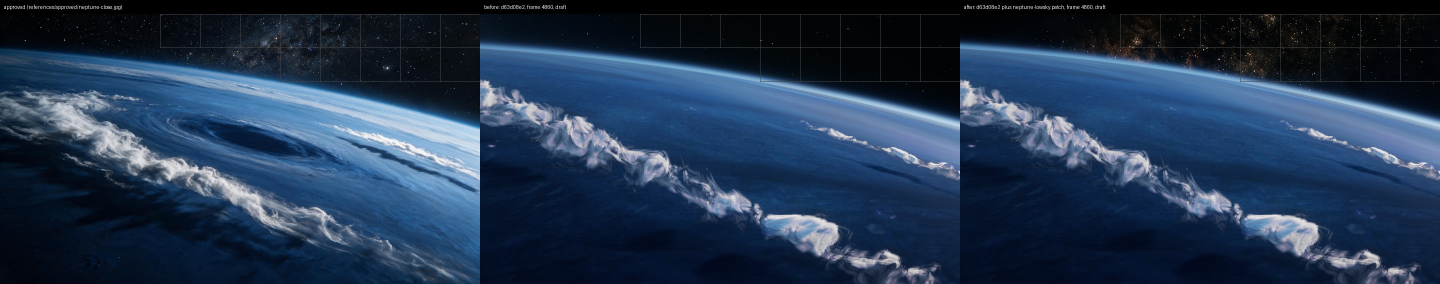
#> input picture assets-src/flightsky/neptune-4860-lowsky.jpg, 2880 x 568 px (shown at 1/2 size)
$ python -i make.py   (imports and definitions only)
#> lines starting #> are read from the running program, lines starting #| are printed output that depends on the picture
#> further down, picture is the input picture: shape (568, 2880, 3); mean B, G, R 80.7, 55.1, 35.4
import argparse, json, struct, sys, time
from pathlib import Path
import cv2
import numpy as np
from PIL import Image

ROOT = Path(__file__).resolve().parents[2]
P = argparse.ArgumentParser()
# [13 lines not run here, left out]
# [1 line that did not run here, left out]
# [1 line that did not run here, left out]
W3 = np.array([0.2, 0.5, 0.3], np.float32)


def dec(x):
    return np.where(x <= 0.04045, x / 12.92, ((x + 0.055) / 1.055) ** 2.4).astype(np.float32)


def enc(x):
    x = np.clip(x, 0, 1)
    return np.where(x <= 0.0031308, x * 12.92, 1.055 * x ** (1 / 2.4) - 0.055).astype(np.float32)


# [5 lines left out: function invfilmic, not called in this run]


def filmic(x):
    x = np.maximum(x, 0)
    return np.clip(x * (2.51 * x + 0.03) / (x * (2.43 * x + 0.59) + 0.14), 0, 1).astype(np.float32)


def starless(im):
    m13 = cv2.medianBlur(im, 13)
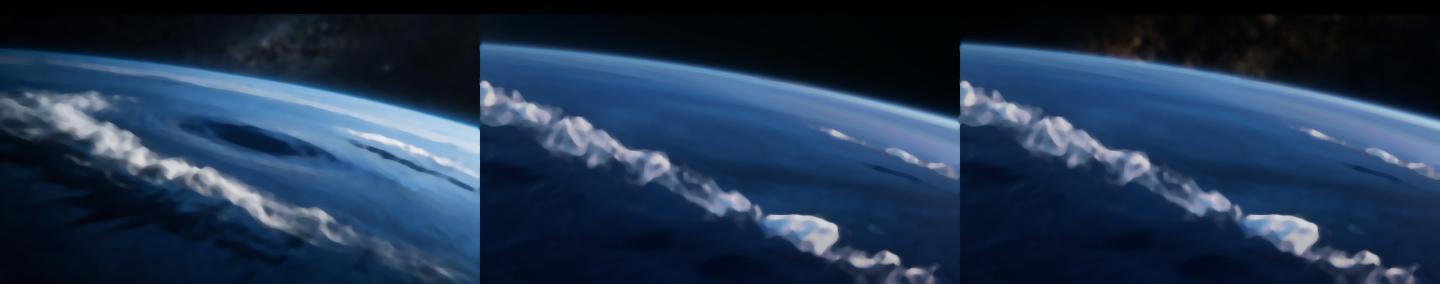
#> m13: shape (568, 2880, 3) (shown at 1/2 size); mean B, G, R 79.7, 53.9, 34.1
    m31 = cv2.medianBlur(im, 31)
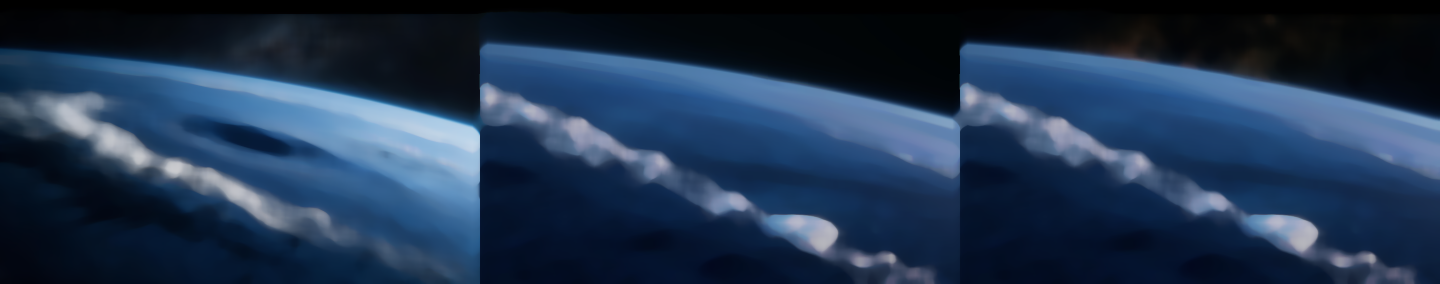
#> m31: shape (568, 2880, 3) (shown at 1/2 size); mean B, G, R 79, 52.8, 32.6
    d = (im.astype(np.int16) - m13).max(axis=2)
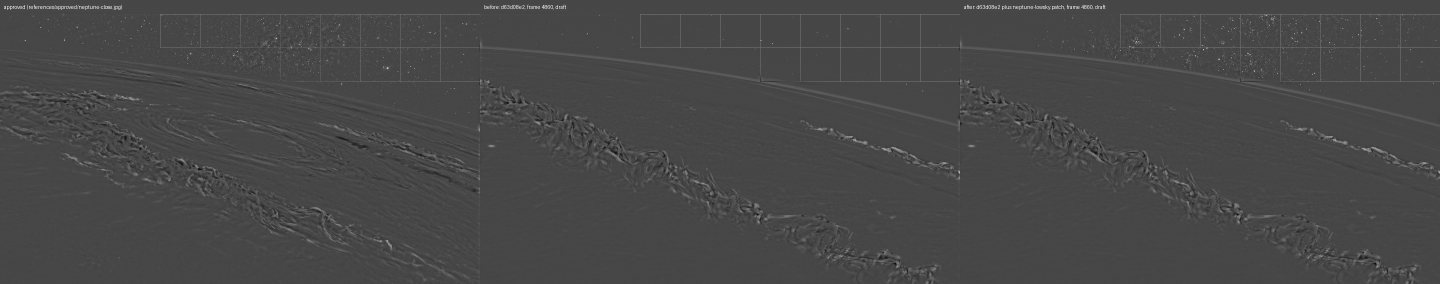
#> d: shape (568, 2880) int16 (shown at 1/2 size); min -92, max 242, mean 2.2; drawn with min black and max white
    big = np.clip(cv2.GaussianBlur((d > 40).astype(np.float32), (0, 0), 5) * 30, 0, 1)[..., None]
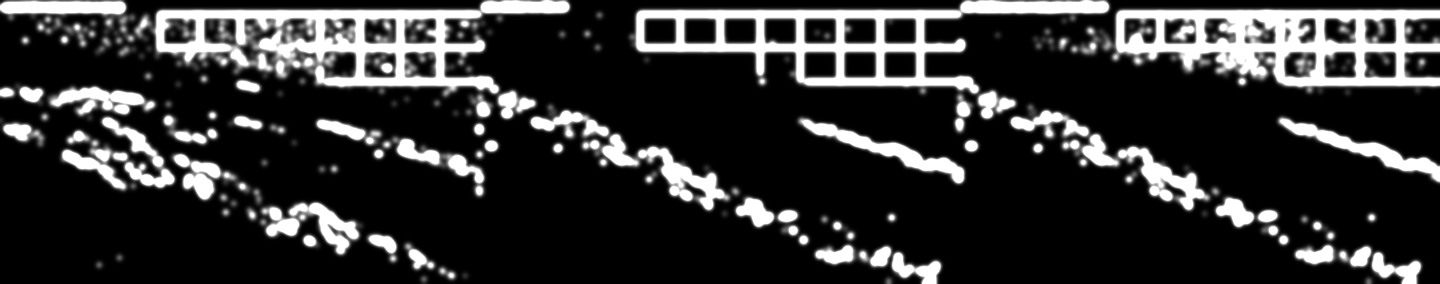
#> big: shape (568, 2880, 1) float32 (shown at 1/2 size); min 0, max 1, mean 0.199
    bg = m13.astype(np.float32) * (1 - big) + m31.astype(np.float32) * big
    pad = 64
    bg = np.concatenate([bg[:, -pad:], bg, bg[:, :pad]], 1)
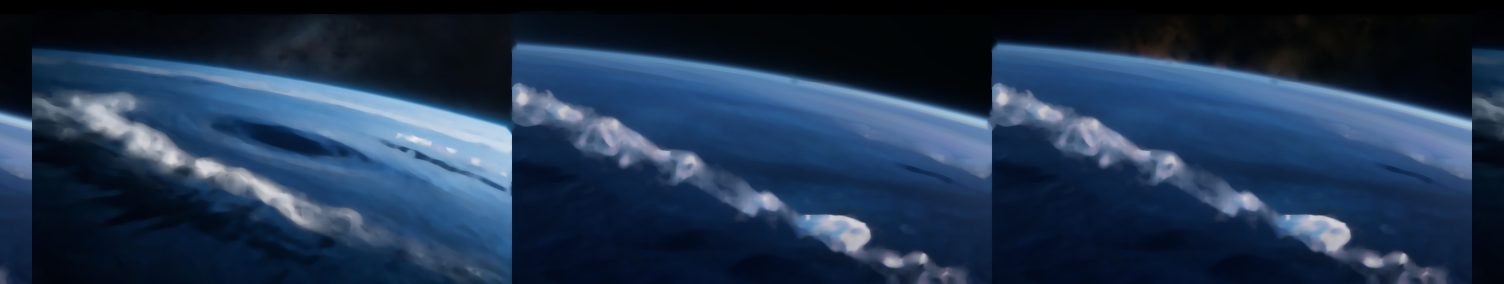
#> bg: shape (568, 3008, 3) float32 (shown at 1/2 size); mean B, G, R 78.2, 52.5, 32.7
#> (the run stopped early here; a loop or call above may not have finished)

$ run again, on assets-src/flightsky/mercury-615-pits.png
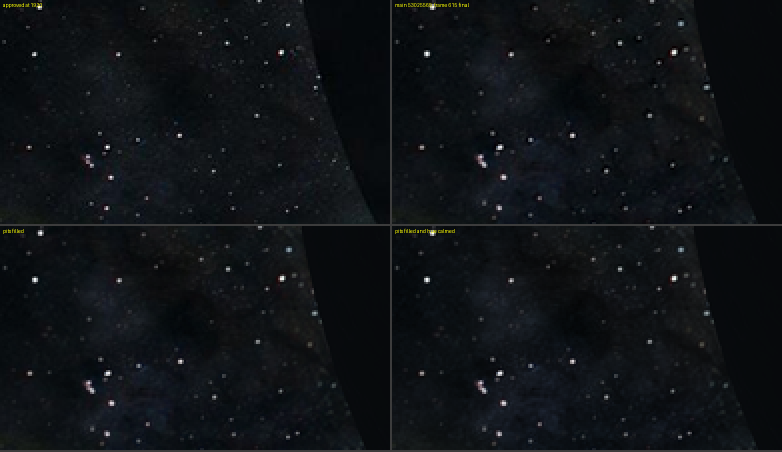
#> input picture assets-src/flightsky/mercury-615-pits.png, 1564 x 904 px (shown at 1/2 size)
#> picture is the input picture: shape (904, 1564, 3); mean B, G, R 21.9, 18.6, 15.3
#> in starless, `big = np.clip(cv2.GaussianBlur((d > 40).astype(np.float32), (0, 0), 5)..`:
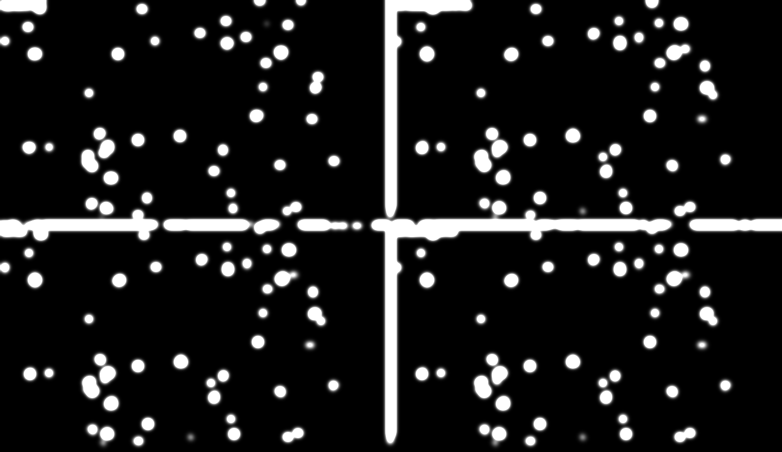
#> big: shape (904, 1564, 1) float32 (shown at 1/2 size); min 0, max 1, mean 0.113
#> in starless, `bg = np.concatenate([bg[:, -pad:], bg, bg[:, :pad]], 1)`:
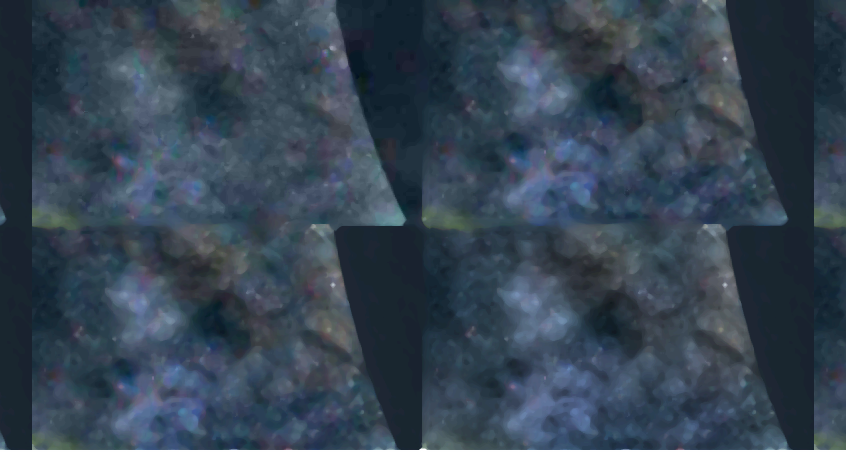
#> bg: shape (904, 1692, 3) float32 (shown at 1/2 size); mean B, G, R 20.2, 16.8, 13.5; drawn with min black and max white
